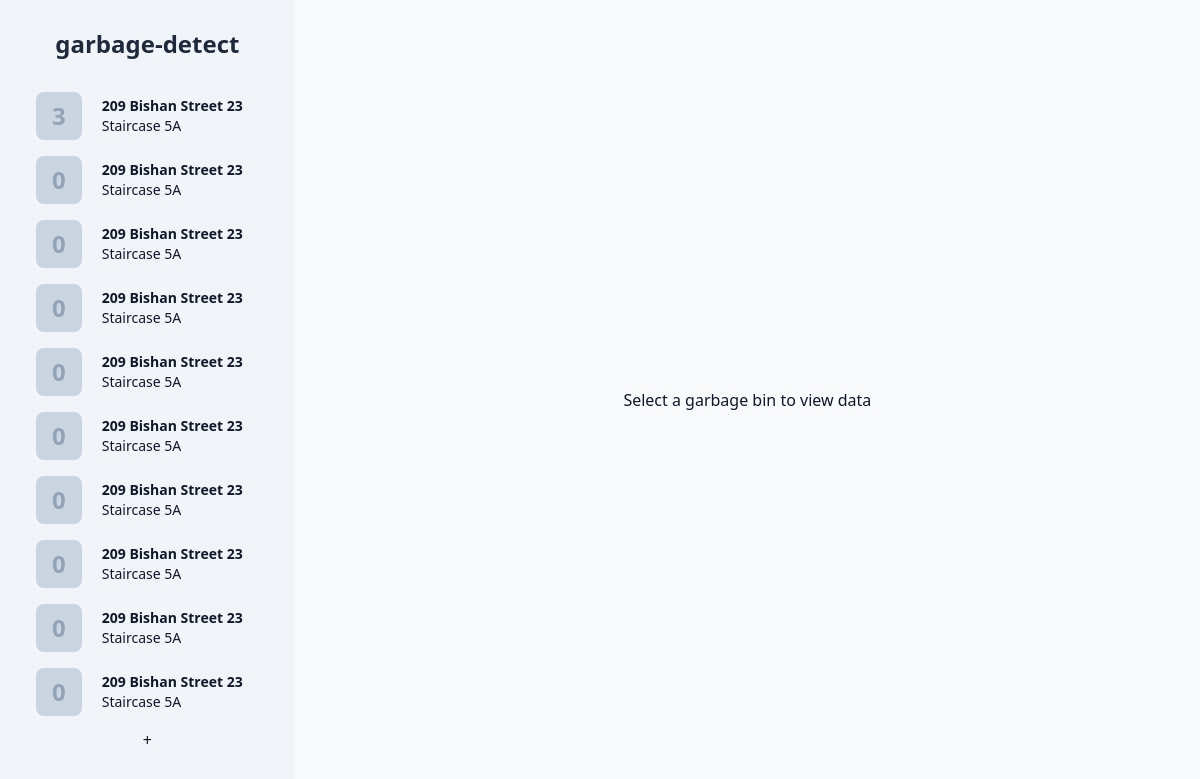
The page / on the database its author committed.
### tables this page shows
CREATE TABLE info (id, img_path, address, location, cam_connected, cam_timestamp);

### app.py (the view)
@app.route('/')
def index():
    return render_template('base.html', bins=db.fetch_data(), target=None)

### db.py (called while the page is built)
def get_columns(table: str) -> list:
    return [i[1] for i in cur.execute(f'PRAGMA table_info({table})').fetchall()]

def get_property(id: int, property: str):
    return cur.execute(f'SELECT {property} FROM info WHERE id={id}').fetchone()[0]

def fetch_data():
    bins = [
        {
            j: get_property(i, j) for j in get_columns('info')
        }
        for i in range(1, len(cur.execute('SELECT id FROM info').fetchall()) + 1)
    ]
    for i in bins:
        i['latest_litter_count'] = cur.execute(
            f'SELECT litter_count FROM bin{i["id"]} ORDER BY time DESC').fetchone()[0]
    return bins

### templates/base.html (shortened to what this page needs)
<!DOCTYPE html>
<html lang="en" class="h-full">
<head>
    <link href="{{ url_for('static', filename='generated-styles.css') }}" rel="stylesheet">
</head>
<body class="h-full flex bg-slate-50 text-slate-900">
    <nav id="binNav"
        class="flex flex-col items-stretch gap-2 overflow-y-scroll bg-slate-100 py-2 px-8 h-screen min-w-max">
        <a href="/">
            <h1 class="text-2xl font-extrabold text-slate-800 w-full text-center my-5">garbage-detect</h1>
        </a>
        {% for bin in bins %}
        <a class="rounded-xl leading-5 duration-200 flex items-center min-h-[3.5rem]
        {% if target.id == bin.id %}
        bg-slate-700 text-slate-100
        {% else %}
        hover:bg-slate-200
        {% endif %}" href="/{{bin.id}}">
            <div class="text-2xl font-semibold px-4 ml-1 h-[calc(100%-0.5rem)] flex items-center rounded-lg
            {% if target.id == bin.id %}
            bg-slate-800 text-slate-100
            {% else %}
            bg-slate-300 text-slate-400
            {% endif %}">{{ bin.latest_litter_count }}</div>
            <div class="px-5 py-2 text-sm">
                <div class="font-bold">{{ bin.address }}</div>
                <div class="font-normal">{{ bin.location }}</div>
            </div>
        </a>
        {% endfor %}
        <a href="/newbin" class="text-center">+</a>
    </nav>
    <main class="py-8 px-10 h-full flex-grow overflow-y-scroll">
        {% block stats %}
        <div class="h-full flex justify-center items-center">Select a garbage bin to view data</div>
        {% endblock %}
    </main>
</body>
</html>

### static/generated-styles.css (style rules this page uses)
*,:after,:before { box-sizing:border-box;border:0 solid }
:after,:before { --tw-content:"" }
html { line-height:1.5;-webkit-text-size-adjust:100%;-moz-tab-size:4;-o-tab-size:4;tab-size:4;font-family:ui-sans-serif,system-ui,-apple-system,BlinkMacSystemFont,Segoe UI,Roboto,Helvetica Neue,Arial,Noto Sans,sans-serif,Apple Color Emoji,Segoe UI Emoji,Segoe UI Symbol,Noto Color Emoji }
body { margin:0;line-height:inherit }
h1,h2,h3,h4,h5,h6 { font-size:inherit;font-weight:inherit }
a { color:inherit;text-decoration:inherit }
blockquote,dd,dl,figure,h1,h2,h3,h4,h5,h6,hr,p,pre { margin:0 }
.my-5 { margin-top:1.25rem;margin-bottom:1.25rem }
.ml-1 { margin-left:.25rem }
.flex { display:flex }
.h-full { height:100% }
.h-screen { height:100vh }
.h-\[calc\(100\%-0\.5rem\)\] { height:calc(100% - .5rem) }
.min-h-\[3\.5rem\] { min-height:3.5rem }
.w-full { width:100% }
.min-w-max { min-width:-webkit-max-content;min-width:-moz-max-content;min-width:max-content }
.flex-grow { flex-grow:1 }
.flex-col { flex-direction:column }
.items-center { align-items:center }
.items-stretch { align-items:stretch }
.justify-center { justify-content:center }
.gap-2 { gap:.5rem }
.overflow-y-scroll { overflow-y:scroll }
.rounded-xl { border-radius:.75rem }
.rounded-lg { border-radius:.5rem }
.bg-slate-50 { --tw-bg-opacity:1;background-color:rgb(248 250 252/var(--tw-bg-opacity)) }
.bg-slate-100 { --tw-bg-opacity:1;background-color:rgb(241 245 249/var(--tw-bg-opacity)) }
.bg-slate-300 { --tw-bg-opacity:1;background-color:rgb(203 213 225/var(--tw-bg-opacity)) }
.py-2 { padding-top:.5rem;padding-bottom:.5rem }
.px-8 { padding-left:2rem;padding-right:2rem }
.px-4 { padding-left:1rem;padding-right:1rem }
.px-5 { padding-left:1.25rem;padding-right:1.25rem }
.py-8 { padding-top:2rem;padding-bottom:2rem }
.px-10 { padding-left:2.5rem;padding-right:2.5rem }
.text-center { text-align:center }
.text-2xl { font-size:1.5rem;line-height:2rem }
.text-sm { font-size:.875rem;line-height:1.25rem }
.font-extrabold { font-weight:800 }
.font-semibold { font-weight:600 }
.font-bold { font-weight:700 }
.font-normal { font-weight:400 }
.leading-5 { line-height:1.25rem }
.text-slate-900 { --tw-text-opacity:1;color:rgb(15 23 42/var(--tw-text-opacity)) }
.text-slate-800 { --tw-text-opacity:1;color:rgb(30 41 59/var(--tw-text-opacity)) }
.text-slate-400 { --tw-text-opacity:1;color:rgb(148 163 184/var(--tw-text-opacity)) }
.duration-200 { transition-duration:.2s }
* { box-sizing:border-box }

### rows shown on the page
info: address "209 Bishan Street 23", location "Staircase 5A"
info: address "209 Bishan Street 23", location "Staircase 5A"
info: address "209 Bishan Street 23", location "Staircase 5A"
info: address "209 Bishan Street 23", location "Staircase 5A"
info: address "209 Bishan Street 23", location "Staircase 5A"
info: address "209 Bishan Street 23", location "Staircase 5A"
info: address "209 Bishan Street 23", location "Staircase 5A"
info: address "209 Bishan Street 23", location "Staircase 5A"
info: address "209 Bishan Street 23", location "Staircase 5A"
info: address "209 Bishan Street 23", location "Staircase 5A"

### other values the page prints
{{ bin.latest_litter_count }} "3" "0" "0" "0" "0" "0" "0" "0" "0" "0"
